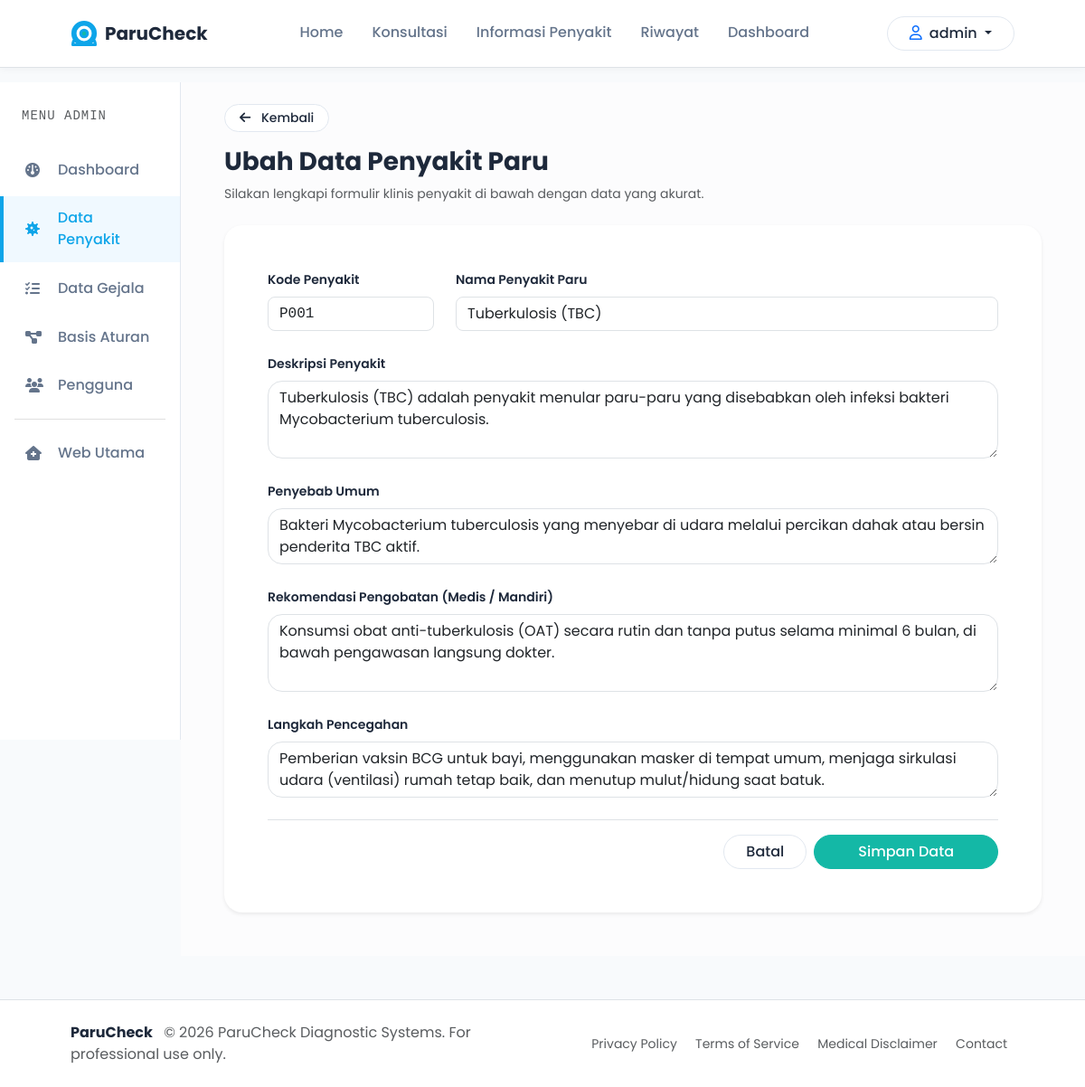
Page /admin/disease/edit/1 (signed in) on the committed database.
### models/__init__.py (models this page shows, shortened)
class User(db.Model, UserMixin):
    __tablename__ = 'user'
    id = db.Column(db.Integer, primary_key=True)
    username = db.Column(db.String(150), unique=True, nullable=False)
    email = db.Column(db.String(150), unique=True, nullable=False)
    password_hash = db.Column(db.String(256), nullable=False)
    role = db.Column(db.String(50), default='patient')  # 'admin' or 'patient'
    status = db.Column(db.String(50), default='active')  # 'active' or 'inactive'
    created_at = db.Column(db.DateTime, default=datetime.utcnow)
    diagnoses = db.relationship('DiagnosisHistory', backref='user', lazy=True)

class Disease(db.Model):
    __tablename__ = 'disease'
    id = db.Column(db.Integer, primary_key=True)
    code = db.Column(db.String(50), unique=True, nullable=False)  # e.g., P001
    name = db.Column(db.String(255), nullable=False)
    description = db.Column(db.Text, nullable=False)
    causes = db.Column(db.Text, nullable=True)
    treatment = db.Column(db.Text, nullable=True)
    prevention = db.Column(db.Text, nullable=True)
    created_at = db.Column(db.DateTime, default=datetime.utcnow)
    rules = db.relationship('Rule', backref='disease', cascade='all, delete-orphan', lazy=True)
    diagnoses = db.relationship('DiagnosisHistory', backref='disease', lazy=True)

### routes/admin.py (the view, shortened to what this page needs)
@admin_bp.route('/disease/edit/<int:id>', methods=['GET', 'POST'])
@login_required
@admin_required
def disease_edit(id):
    disease = Disease.query.get_or_404(id)
    return render_template('admin/diseases/form.html', action='Ubah', disease=disease)

### routes/admin.py (called while the page is built)
def admin_required(f):
    @wraps(f)
    def decorated_function(*args, **kwargs):
        if not current_user.is_authenticated or current_user.role != 'admin':
            flash('Akses ditolak. Halaman ini hanya untuk administrator.', 'danger')
            return redirect(url_for('main.home'))
        return f(*args, **kwargs)
    return decorated_function

### templates/admin/diseases/form.html (shortened to what this page needs)
{% extends "base.html" %}
{% block content %}
<div class="container-fluid px-0">
    <div class="row g-0">
        <div class="col-lg-2">
            <div class="admin-sidebar py-4">
                <div class="px-4 mb-4">
                    <span class="text-uppercase font-monospace text-muted small" style="letter-spacing:1px;">MENU ADMIN</span>
                </div>
                <nav class="d-flex flex-column gap-1">
                    <a href="{{ url_for('admin.dashboard') }}" class="sidebar-link">
                        <i class="fa-solid fa-gauge me-3"></i> Dashboard
                    </a>
                    <a href="{{ url_for('admin.diseases') }}" class="sidebar-link active">
                        <i class="fa-solid fa-virus me-3"></i> Data Penyakit
                    </a>
                    <a href="{{ url_for('admin.symptoms') }}" class="sidebar-link">
                        <i class="fa-solid fa-list-check me-3"></i> Data Gejala
                    </a>
                    <a href="{{ url_for('admin.rules') }}" class="sidebar-link">
                        <i class="fa-solid fa-diagram-project me-3"></i> Basis Aturan
                    </a>
                    <a href="{{ url_for('admin.users') }}" class="sidebar-link">
                        <i class="fa-solid fa-users me-3"></i> Pengguna
                    </a>
                    <hr class="mx-3 my-2 text-black-50">
                    <a href="{{ url_for('main.home') }}" class="sidebar-link">
                        <i class="fa-solid fa-house-medical me-3"></i> Web Utama
                    </a>
                </nav>
            </div>
        </div>
        <div class="col-lg-10 bg-light-subtle px-4 px-md-5 py-4">
            <div class="mb-4">
                <a href="{{ url_for('admin.diseases') }}" class="btn btn-outline-slate btn-sm rounded-pill px-3 mb-3">
                    <i class="fa-solid fa-arrow-left me-2"></i> Kembali
                </a>
                <h3 class="fw-bold text-slate">{{ action }} Data Penyakit Paru</h3>
                <p class="text-muted small">Silakan lengkapi formulir klinis penyakit di bawah dengan data yang akurat.</p>
            </div>
            <div class="card card-modern border-0 shadow-sm p-4 p-md-5 mb-4">
                <form method="POST" action="{% if disease %}{{ url_for('admin.disease_edit', id=disease.id) }}{% else %}{{ url_for('admin.disease_add') }}{% endif %}">
                    <div class="row g-4">
                        <div class="col-md-3">
                            <label for="code" class="form-label fw-semibold text-slate small">Kode Penyakit</label>
                            <input type="text" class="form-control rounded-3 font-monospace" id="code" name="code"
                                   value="{% if disease %}{{ disease.code }}{% else %}{{ next_code }}{% endif %}"
                                   required placeholder="Contoh: P001">
                        </div>
                        <div class="col-md-9">
                            <label for="name" class="form-label fw-semibold text-slate small">Nama Penyakit Paru</label>
                            <input type="text" class="form-control rounded-3" id="name" name="name"
                                   value="{% if disease %}{{ disease.name }}{% endif %}"
                                   required placeholder="Contoh: Pneumonia">
                        </div>
                        <div class="col-12">
                            <label for="description" class="form-label fw-semibold text-slate small">Deskripsi Penyakit</label>
                            <textarea class="form-control rounded-4" id="description" name="description" rows="3"
                                      required placeholder="Masukkan deskripsi medis penyakit paru secara mendalam...">{% if disease %}{{ disease.description }}{% endif %}</textarea>
                        </div>
                        <div class="col-12">
                            <label for="causes" class="form-label fw-semibold text-slate small">Penyebab Umum</label>
                            <textarea class="form-control rounded-4" id="causes" name="causes" rows="2"
                                      placeholder="Penyebab infeksi bakteri, virus, atau zat polutan...">{% if disease %}{{ disease.causes }}{% endif %}</textarea>
                        </div>
                        <div class="col-12">
                            <label for="treatment" class="form-label fw-semibold text-slate small">Rekomendasi Pengobatan (Medis / Mandiri)</label>
                            <textarea class="form-control rounded-4 text-teal-emphasis" id="treatment" name="treatment" rows="3"
                                      placeholder="Rincian obat-obatan, rawat jalan, resep, atau inhalasi uap...">{% if disease %}{{ disease.treatment }}{% endif %}</textarea>
                        </div>
                        <div class="col-12">
                            <label for="prevention" class="form-label fw-semibold text-slate small">Langkah Pencegahan</label>
                            <textarea class="form-control rounded-4" id="prevention" name="prevention" rows="2"
                                      placeholder="Tindakan preventif, vaksinasi, masker, pola hidup sehat...">{% if disease %}{{ disease.prevention }}{% endif %}</textarea>
                        </div>
                    </div>
                    <div class="d-flex justify-content-end gap-2 mt-4 pt-3 border-top">
                        <a href="{{ url_for('admin.diseases') }}" class="btn btn-outline-slate rounded-pill px-4">Batal</a>
                        <button type="submit" class="btn btn-teal rounded-pill px-5">Simpan Data</button>
                    </div>
                </form>
            </div>
        </div>
    </div>
</div>
{% endblock %}

### templates/base.html (shortened to what this page needs)
<!DOCTYPE html>
<html lang="id">
<head>
    <link href="https://cdn.jsdelivr.net/npm/bootstrap@5.3.2/dist/css/bootstrap.min.css" rel="stylesheet">
    <link rel="stylesheet" href="https://cdnjs.cloudflare.com/ajax/libs/font-awesome/6.4.2/css/all.min.css">
    <link rel="stylesheet" href="{{ url_for('static', filename='css/style.css') }}">
</head>
<body>
    <nav class="navbar navbar-expand-lg navbar-light bg-white border-bottom py-3 sticky-top">
        <div class="container px-md-5">
            <a class="navbar-brand d-flex align-items-center" href="{{ url_for('main.home') }}">
                <span class="logo-text fw-bold text-slate">ParuCheck</span>
            </a>
            <div class="collapse navbar-collapse" id="navbarNav">
                <ul class="navbar-nav mx-auto">
                    <li class="nav-item px-2">
                        <a class="nav-link {% if request.path == '/' %}active-link{% endif %}" href="{{ url_for('main.home') }}">Home</a>
                    </li>
                    <li class="nav-item px-2">
                        <a class="nav-link {% if request.path == '/consultation' %}active-link{% endif %}" href="{{ url_for('main.consultation') }}">Konsultasi</a>
                    </li>
                    <li class="nav-item px-2">
                        <a class="nav-link {% if request.path == '/diseases' %}active-link{% endif %}" href="{{ url_for('main.diseases') }}">Informasi Penyakit</a>
                    </li>
                    {% if current_user.is_authenticated %}
                    <li class="nav-item px-2">
                        <a class="nav-link {% if request.path == '/history' %}active-link{% endif %}" href="{{ url_for('main.history') }}">Riwayat</a>
                    </li>
                    {% if current_user.role == 'admin' %}
                    <li class="nav-item px-2">
                        <a class="nav-link" href="{{ url_for('admin.dashboard') }}">Dashboard</a>
                    </li>
                    {% endif %}
                    {% endif %}
                </ul>
                <div class="d-flex align-items-center">
                    {% if current_user.is_authenticated %}
                        <div class="dropdown">
                            <button class="btn btn-outline-slate dropdown-toggle rounded-pill px-4" type="button" id="userDropdown" data-bs-toggle="dropdown" aria-expanded="false">
                                <i class="fa-regular fa-user me-2 text-primary"></i>{{ current_user.username }}
                            </button>
                        </div>
                    {% else %}
                        <a href="{{ url_for('auth.login') }}" class="btn btn-teal rounded-pill px-4 shadow-sm text-white">Sign In</a>
                    {% endif %}
                </div>
            </div>
        </div>
    </nav>
    <main class="min-vh-100 pb-5">
        {% block content %}{% endblock %}
    </main>
    <footer class="bg-white border-top py-4 mt-auto">
        <div class="container px-md-5">
            <div class="row align-items-center justify-content-between text-center text-md-start">
                <div class="col-md-6 mb-3 mb-md-0">
                    <span class="fw-bold text-slate">ParuCheck</span>
                    <span class="text-muted ms-2">© 2026 ParuCheck Diagnostic Systems. For professional use only.</span>
                </div>
                <div class="col-md-6 text-md-end">
                    <a href="#" class="text-muted text-decoration-none mx-2 small">Privacy Policy</a>
                    <a href="#" class="text-muted text-decoration-none mx-2 small">Terms of Service</a>
                    <a href="#" class="text-muted text-decoration-none mx-2 small">Medical Disclaimer</a>
                    <a href="#" class="text-muted text-decoration-none mx-2 small">Contact</a>
                </div>
            </div>
        </div>
    </footer>
</body>
</html>

### static/css/style.css (style rules this page uses)
:root { --primary: #0EA5E9; --primary-hover: #0284C7; --secondary: #14B8A6; --secondary-hover: #0D9488; --background: #F8FAFC; --text-dark: #1E293B; --text-muted: #64748B; --white: #FFFFFF; --success: #22C55E; --warning: #F59E0B; --danger: #EF4444; --font-sans: 'Poppins', sans-serif; --shadow-sm: 0 2px 8px rgba(15, 23, 42, 0.04); --shadow-md: 0 8px 24px rgba(15, 23, 42, 0.06); --shadow-lg: 0 16px 32px rgba(15, 23, 42, 0.08); }
body { font-family: var(--font-sans); background-color: var(--background); color: var(--text-dark); overflow-x: hidden; display: flex; flex-direction: column; min-vh-100: 100vh; }
h1, h2, h3, h4, h5, h6 { font-weight: 600; color: #0F172A; }
.text-slate { color: var(--text-dark); }
.navbar { box-shadow: var(--shadow-sm); }
.nav-link { color: var(--text-muted); font-weight: 500; transition: all 0.2s ease-in-out; border-bottom: 2px solid transparent; }
.btn-teal { background-color: var(--secondary); border-color: var(--secondary); color: var(--white); font-weight: 500; transition: all 0.2s ease-in-out; }
.btn-outline-slate { color: var(--text-dark); border-color: #E2E8F0; font-weight: 500; background-color: var(--white); transition: all 0.2s ease; }
.card-modern { background: var(--white); border: 1px solid rgba(226, 232, 240, 0.8); border-radius: 1.25rem; box-shadow: var(--shadow-sm); transition: all 0.3s cubic-bezier(0.4, 0, 0.2, 1); }
.admin-sidebar { background-color: var(--white); border-right: 1px solid #E2E8F0; min-height: calc(100vh - 73px); }
.sidebar-link { display: flex; align-items: center; padding: 0.8rem 1.5rem; color: var(--text-muted); text-decoration: none; font-weight: 500; border-left: 4px solid transparent; transition: all 0.2s ease; }
.sidebar-link.active { background-color: #F0F9FF; color: var(--primary); border-left-color: var(--primary); }
.sidebar-link i { width: 20px; }

### rows in the picture
User: username "admin"
Disease: code "P001", name "Tuberkulosis (TBC)", description "Tuberkulosis (TBC) adalah penyakit menular paru-paru yang disebabkan oleh infeksi bakteri Mycobacterium tuberculosis.", causes "Bakteri Mycobacterium tuberculosis yang menyebar di udara melalui percikan dahak atau bersin penderita TBC aktif.", treatment "Konsumsi obat anti-tuberkulosis (OAT) secara rutin dan tanpa putus selama minimal 6 bulan, di bawah pengawasan langsung dokter.", prevention "Pemberian vaksin BCG untuk bayi, menggunakan masker di tempat umum, menjaga sirkulasi udara (ventilasi) rumah tetap baik, dan menutup mulut/hidung saat batuk."

### other values in the picture
{{ action }} "Ubah"
